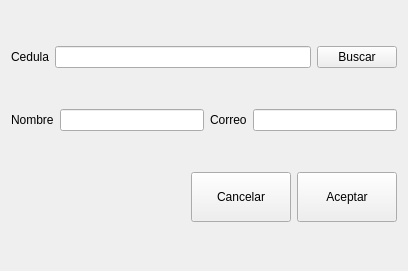
<?xml version="1.0" encoding="UTF-8"?>
<ui version="4.0">
 <class>Form</class>
 <widget class="QWidget" name="Form">
  <property name="geometry">
   <rect>
    <x>0</x>
    <y>0</y>
    <width>408</width>
    <height>271</height>
   </rect>
  </property>
  <property name="minimumSize">
   <size>
    <width>408</width>
    <height>271</height>
   </size>
  </property>
  <property name="maximumSize">
   <size>
    <width>550</width>
    <height>350</height>
   </size>
  </property>
  <property name="windowTitle">
   <string>Modificar Usuario</string>
  </property>
  <layout class="QVBoxLayout" name="verticalLayout_2">
   <item>
    <layout class="QHBoxLayout" name="horizontalLayout">
     <item>
      <widget class="QLabel" name="label_1">
       <property name="text">
        <string>Cedula</string>
       </property>
      </widget>
     </item>
     <item>
      <widget class="QLineEdit" name="lineEditCedula">
       <property name="minimumSize">
        <size>
         <width>0</width>
         <height>0</height>
        </size>
       </property>
      </widget>
     </item>
     <item>
      <widget class="QPushButton" name="buttonSearch">
       <property name="text">
        <string>Buscar</string>
       </property>
      </widget>
     </item>
    </layout>
   </item>
   <item>
    <layout class="QHBoxLayout" name="horizontalLayout_2">
     <item>
      <widget class="QLabel" name="label">
       <property name="text">
        <string>Nombre</string>
       </property>
      </widget>
     </item>
     <item>
      <widget class="QLineEdit" name="lineEditNombre_2"/>
     </item>
     <item>
      <widget class="QLabel" name="label_2">
       <property name="text">
        <string>Correo</string>
       </property>
      </widget>
     </item>
     <item>
      <widget class="QLineEdit" name="lineEditCorreo"/>
     </item>
    </layout>
   </item>
   <item>
    <layout class="QHBoxLayout" name="horizontalLayout_3">
     <item>
      <spacer name="horizontalSpacer">
       <property name="orientation">
        <enum>Qt::Horizontal</enum>
       </property>
       <property name="sizeHint" stdset="0">
        <size>
         <width>40</width>
         <height>20</height>
        </size>
       </property>
      </spacer>
     </item>
     <item>
      <widget class="QPushButton" name="buttonCancel">
       <property name="minimumSize">
        <size>
         <width>100</width>
         <height>50</height>
        </size>
       </property>
       <property name="maximumSize">
        <size>
         <width>100</width>
         <height>50</height>
        </size>
       </property>
       <property name="text">
        <string>Cancelar</string>
       </property>
      </widget>
     </item>
     <item>
      <widget class="QPushButton" name="buttonAccept">
       <property name="minimumSize">
        <size>
         <width>100</width>
         <height>50</height>
        </size>
       </property>
       <property name="maximumSize">
        <size>
         <width>100</width>
         <height>50</height>
        </size>
       </property>
       <property name="text">
        <string>Aceptar</string>
       </property>
      </widget>
     </item>
    </layout>
   </item>
  </layout>
 </widget>
 <resources/>
 <connections/>
</ui>
